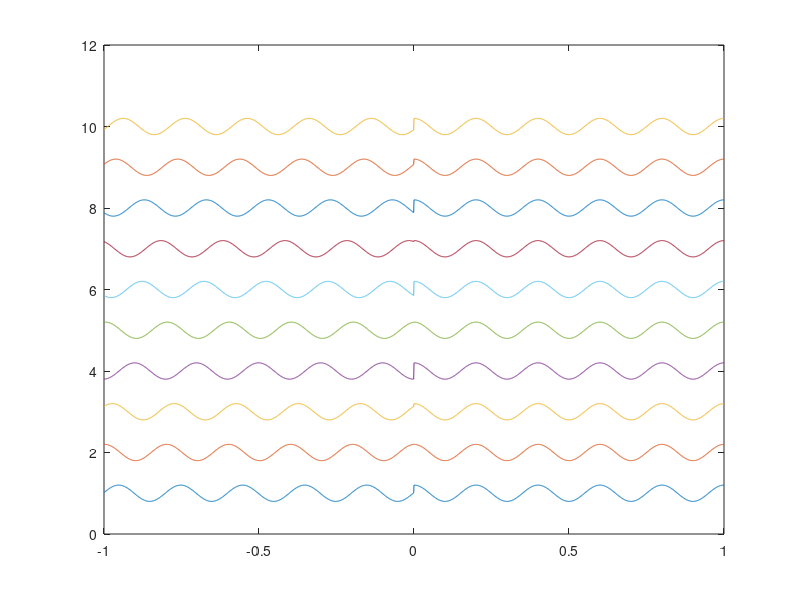
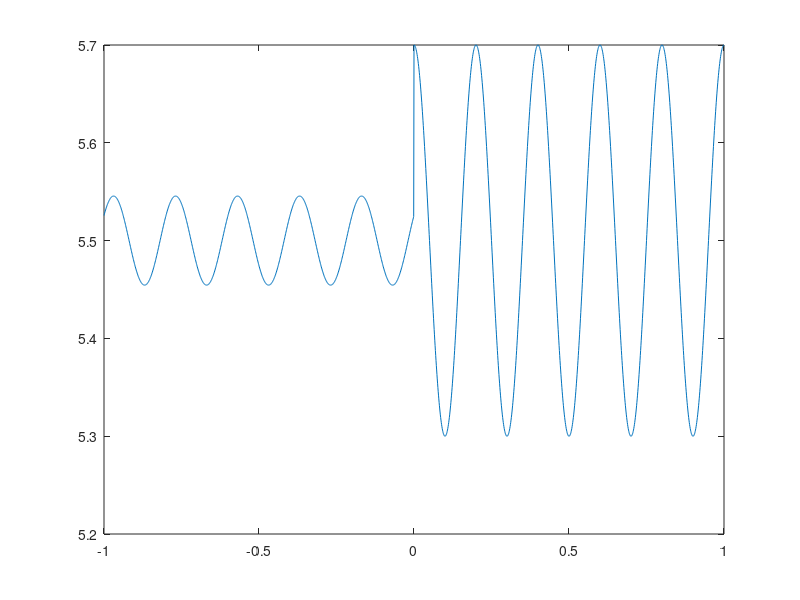

Recreate these plots in MATLAB, in order. (Note: this script raises an error after producing the figures.)
%
%% Simulate an oscillatory signal with phase resetting
%
%% # Narrow-band oscillation
%
% The following code simulates a clean oscillating signal with a phase reset at time zero.
%
close all

f = 5;
t = (-1000:1:1000)/1000;

figure
for i=1:10 % repeat 10 times
s = nan(size(t));
s(t<0 ) = cos(2*pi*f*t(t<0 ) + 2*pi*rand(1)); % random phase
s(t>=0) = cos(2*pi*f*t(t>=0)               ); % constant phase
s = 0.2*s+i;
d(i,:) = s; % remember the signal on each repetition
plot(t, s);
hold on;
end
axis auto

figure;
plot(t, mean(d,1))

%
%% # Broad-band oscillation
%
% The following code also includes a small "random walk" in the phase, i.e. the signal is a little bit broad-band and over time there is some phase dispersion. At t=0 there is still a phase reset. The phase dispersion causes the average ERF again to disappear some time following the phase reset.
%
close all
f = 5;
t = (-2000:1:5000)/1000;

figure
for i=1:10 % repeat 10 times

p = 2*pi*f*t; % linear phase increase
p(t<0) = p(t<0) + 2*pi*rand(1); % random phase prior to TMS pulse
p = p + cumsum(2*pi*(rand(size(p))-0.5)*0.01); % random walk
p = p - p(t==0);

s = cos(p);
s = 0.2*s+i;
d(i,:) = s; % remember the signal on each repetition
plot(t, s);
hold on;
end
axis auto

figure;
plot(t, mean(d,1))

